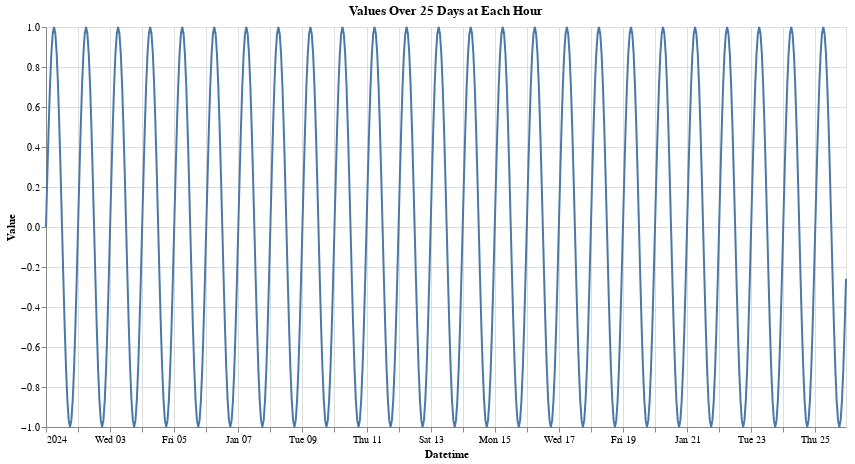

Source (notebook cell):
### Code cell
# Plotting using Altair
alt.Chart(df1).mark_line().encode(
    x='Datetime:T',
    y='Value:Q'
).properties(
    title='Values Over 25 Days at Each Hour',
    width=800,
    height=400
).configure_axis(
    grid=True
)

### Figure 1 — Vega-Lite specification as saved in the notebook (floating-point values rounded to 4 significant figures; data arrays with more than 128 entries replaced by an {"elided": "..."} marker saying what was removed)
{"config": {"view": {"continuousWidth": 300, "continuousHeight": 300}, "axis": {"grid": true}}, "data": {"name": "data-c669f5879bbe9afff4e797dba34c33f0"}, "mark": {"type": "line"}, "encoding": {"x": {"field": "Datetime", "type": "temporal"}, "y": {"field": "Value", "type": "quantitative"}}, "height": 400, "title": "Values Over 25 Days at Each Hour", "width": 800, "$schema": "https://vega.github.io/schema/vega-lite/v5.16.3.json", "datasets": {"data-c669f5879bbe9afff4e797dba34c33f0": {"elided": "600 records"}}}
